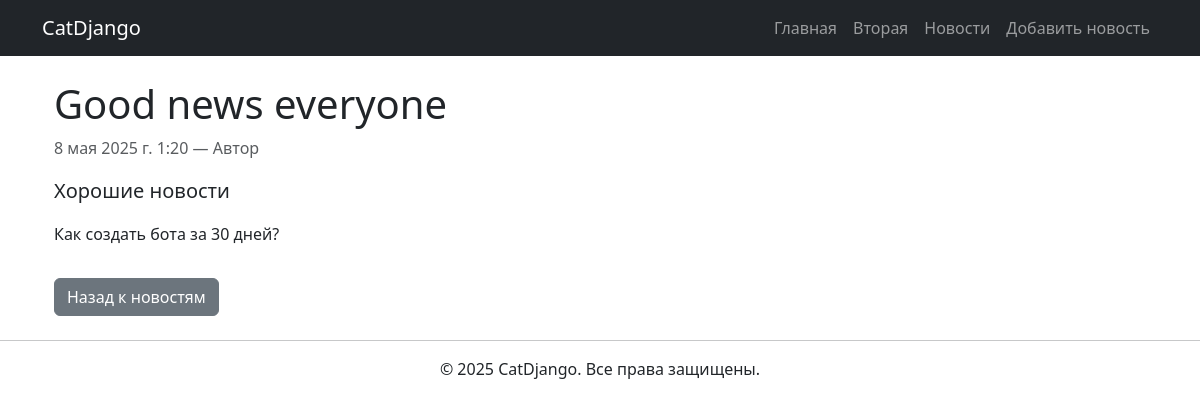
The page /news/1/ on the database its author committed.
### news/models.py (models this page shows, shortened)
class News_post(models.Model):
    title = models.CharField('Название', max_length=100)
    short_description = models.CharField('Описание', max_length=255)
    text = models.TextField('Текст новости')
    pub_date = models.DateTimeField('Дата публикации')
    author = models.CharField('Автор', max_length=100)

### news/views.py (the view)
# urls.py: path('<int:pk>/', views.news_detail, name='news_detail'),
def news_detail(request, pk):
    news = get_object_or_404(News_post, pk=pk)
    return render(request, 'news/news_detail.html', {'news': news})

### news/templates/news/news_detail.html (shortened to what this page needs)
{% extends 'main/layoute.html' %}
{% block content %}
<div class="container mt-4">
    <h1>{{ news.title }}</h1>
    <p class="text-muted">{{ news.pub_date }} — {{ news.author }}</p>
    <p class="lead">{{ news.short_description }}</p>
    <p>{{ news.text }}</p>
    <a href="{% url 'news_home' %}" class="btn btn-secondary mt-3">Назад к новостям</a>
</div>
{% endblock %}

### rows shown on the page
News_post: title "Good news everyone", pub_date "8 мая 2025 г. 1:20", author "Автор", short_description "Хорошие новости", text "Как создать бота за 30 дней?"
